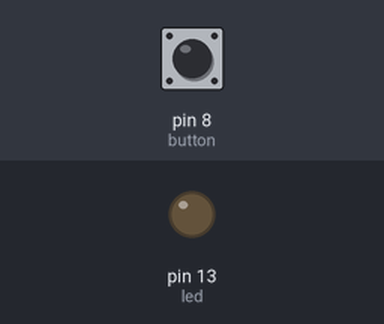
Bench run of a sketch on a simulated Arduino Uno, built with avr-gcc and run on an emulated ATmega328P. Shown: output pins drawn as LEDs (lit = HIGH). Inputs (shaded band) come from the test bench; at power-on: pin 8 (button) LOW.

Above: at 1.2 s.
1.3 s: pin 8 (button) pulled HIGH for 0.15 s
At 2.1 s:
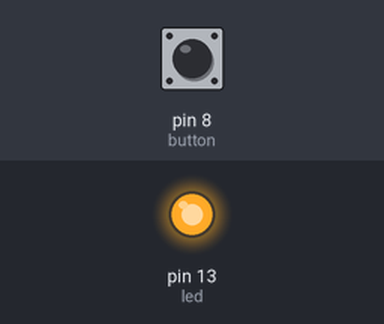
2.9 s: pin 8 (button) pulled HIGH for 1 s
At 3.3 s:
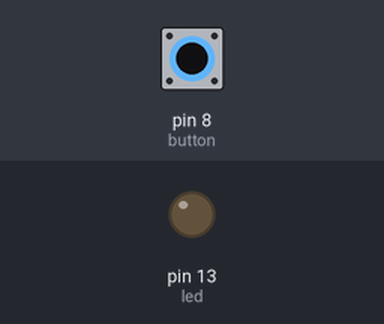
5.4 s: pin 8 (button) pulled HIGH for 3.2 s
At 6.4 s:
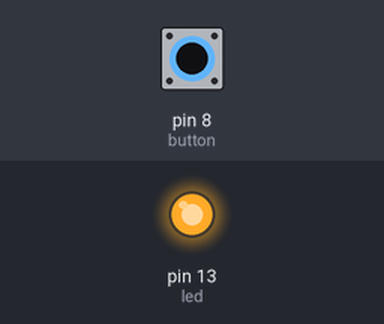
Timing chart, 0 to 8.4 s (numbered marks = the images above; inputs shaded):
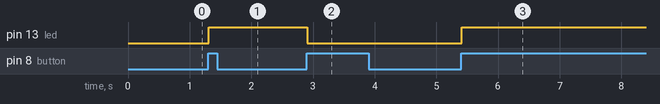

The sketch:

Day2_HomeworkRevamp.ino
```cpp
int led = 13;
int button = 8;
int val = 0;
int old_val = 0;
int state = 0;

void setup() {
  // put your setup code here, to run once:
  pinMode(led, OUTPUT);
  pinMode(button, INPUT);
}

void loop() {
  // put your main code here, to run repeatedly:
  val = digitalRead(button);
  if ((val == HIGH) && (old_val == LOW)){
    state = 1 -state;
    delay (10);
  }

  old_val = val;
  if (state == 1) {
    digitalWrite (led, HIGH);
  }else{
    digitalWrite (led, LOW);
  }
}
```

Measured:
- after the input at 1.3 s, pin 13 (led): LOW → HIGH at once
- after the input at 2.9 s, pin 13 (led): HIGH → LOW at once
- after the input at 5.4 s, pin 13 (led): LOW → HIGH at once
